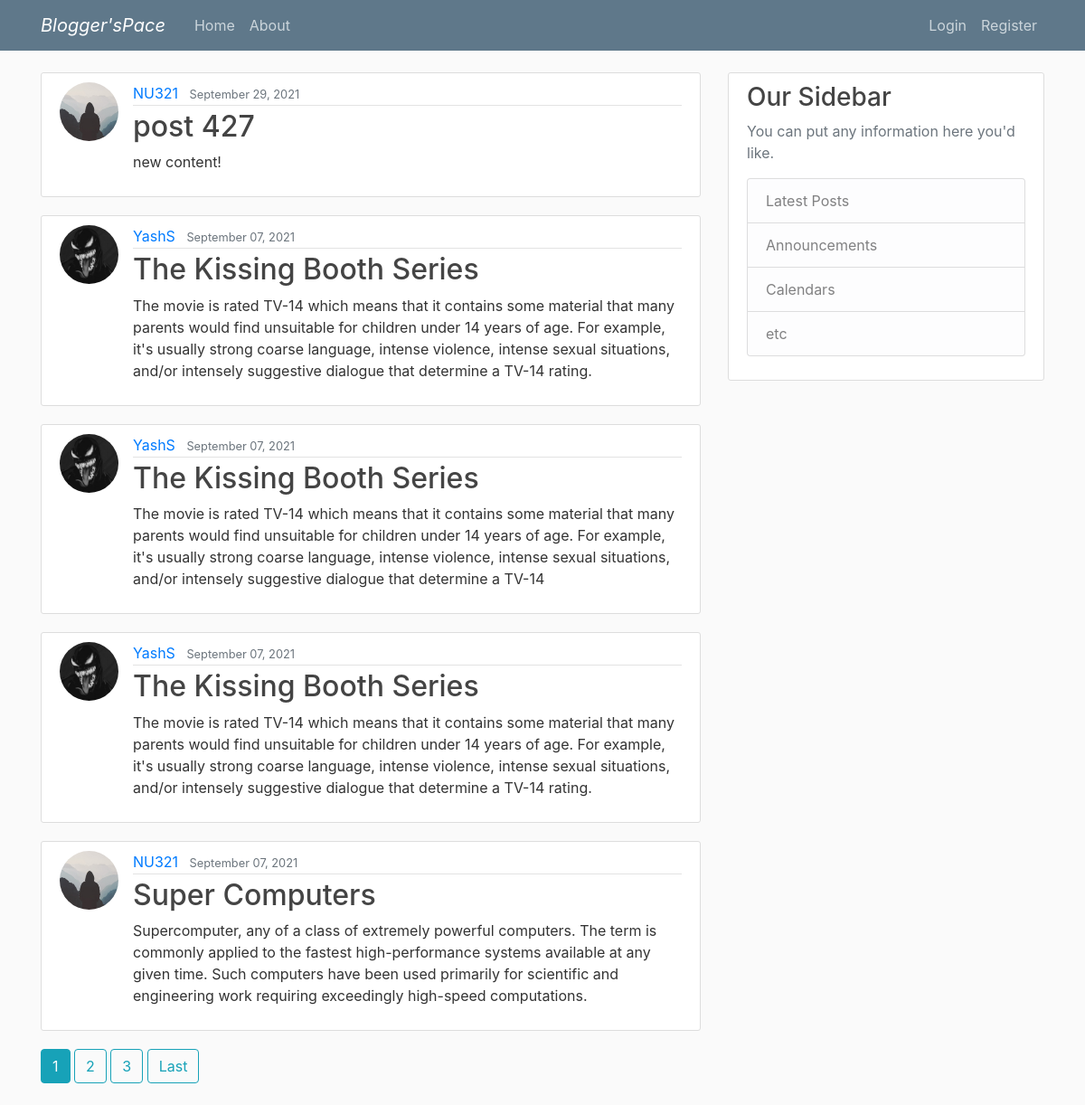
The page / on the database its author committed.
### blog/models.py (models this page shows, shortened)
class Post(models.Model):
	title = models.CharField(max_length = 100)
	content = models.TextField()
	date_posted = models.DateTimeField(default = timezone.now)
	author = models.ForeignKey(User, on_delete = models.CASCADE)

### users/models.py (models this page shows, shortened)
class Profile(models.Model):
    user = models.OneToOneField(User, on_delete=models.CASCADE)
    image = models.ImageField(default='default.jpg', upload_to='profile_pics')

### blog/views.py (the view)
# urls.py: path('', PostListView.as_view(), name='blog-home'),
class PostListView(ListView):
	model = Post
	template_name = 'blog/home.html'
	context_object_name = 'posts'
	ordering = ['-date_posted']
	paginate_by = 5

### blog/templates/blog/home.html (shortened to what this page needs)
{% extends "blog/base.html" %}
{% block content %}
	{% for post in posts %}
		<article class="media content-section">
			<img class="rounded-circle article-img" src="{{post.author.profile.image.url}}">
		  <div class="media-body">
		    <div class="article-metadata">
		      <a class="mr-2" href="{% url 'user-posts' post.author.username %}">{{ post.author }}</a>
		      <small class="text-muted">{{ post.date_posted|date:"F d, Y" }}</small>
		    </div>
		    <h2><a class="article-title" href="{% url 'post-detail' post.id %}">{{ post.title }}</a></h2>
		    <p class="article-content">{{ post.content }}</p>
		  </div>
		</article>
	{% endfor %}
	{% if is_paginated %}
		{% for num in page_obj.paginator.page_range %}
			{% if page_obj.number == num %}
				<a class="btn btn-info mb-4" href="?page={{num}}">{{num}}</a>
			{% elif num > page_obj.number|add:'-3' and num < page_obj.number|add:'3'%}
				<a class="btn btn-outline-info mb-4" href="?page={{num}}">{{num}}</a>
			{% endif %}
		{% endfor %}
		{% if page_obj.has_next %}
			<a class="btn btn-outline-info mb-4" href="?page = {{page_obj.paginator.num_pages}}">Last</a>
		{% endif %}
	{% endif %}
{% endblock content %}

### blog/templates/blog/base.html (shortened to what this page needs)
{% load static %}
<!DOCTYPE html>
<html>
<head>
    <link rel="stylesheet" href="https://maxcdn.bootstrapcdn.com/bootstrap/4.0.0/css/bootstrap.min.css">
    <link rel="stylesheet" type="text/css" href="{% static 'blog/main.css' %}">
</head>
<body>
	<header class="site-header">
	  <nav class="navbar navbar-expand-md navbar-dark bg-steel fixed-top">
	    <div class="container">
	      <a class="navbar-brand mr-4" href="{% url 'blog-home' %}"><i>Blogger'sPace</i></a>
	      <div class="collapse navbar-collapse" id="navbarToggle">
	        <div class="navbar-nav mr-auto">
	          <a class="nav-item nav-link" href="{% url 'blog-home' %}">Home</a>
	          <a class="nav-item nav-link" href="{% url 'blog-about' %}">About</a>
	        </div>
	        <div class="navbar-nav">
	        	{% if user.is_authenticated %}
	        		<a class="nav-item nav-link" href="{% url 'post-create' %}">New Post</a>
	        		<a class="nav-item nav-link" href="{% url 'profile' %}">Profile</a>
	        		<a class="nav-item nav-link" href="{% url 'logout' %}">Logout</a>
	        	{% else %}
		        	<a class="nav-item nav-link" href="{% url 'login' %}">Login</a>
		        	<a class="nav-item nav-link" href="{% url 'register' %}">Register</a>
		        {% endif %}
	        </div>
	      </div>
	    </div>
	  </nav>
	</header>
	<main role="main" class="container">
	  <div class="row">
	    <div class="col-md-8">
	    	{% block content %}{% endblock %}
	    </div>
	    <div class="col-md-4">
	      <div class="content-section">
	        <h3>Our Sidebar</h3>
	        <p class='text-muted'>You can put any information here you'd like.
	          <ul class="list-group">
	            <li class="list-group-item list-group-item-light">Latest Posts</li>
	            <li class="list-group-item list-group-item-light">Announcements</li>
	            <li class="list-group-item list-group-item-light">Calendars</li>
	            <li class="list-group-item list-group-item-light">etc</li>
	          </ul>
	        </p>
	      </div>
	    </div>
	  </div>
	</main>
</body>
</html>

### blog/static/blog/main.css (style rules this page uses)
body { background: #fafafa; color: #333333; margin-top: 5rem; }
h1, h2, h3, h4, h5, h6 { color: #444444; }
ul { margin: 0; }
.bg-steel { background-color: #5f788a; }
.site-header .navbar-nav .nav-link { color: #cbd5db; }
.content-section { background: #ffffff; padding: 10px 20px; border: 1px solid #dddddd; border-radius: 3px; margin-bottom: 20px; }
.article-title { color: #444444; }
.article-content { white-space: pre-line; }
.article-img { height: 65px; width: 65px; margin-right: 16px; }
.article-metadata { padding-bottom: 1px; margin-bottom: 4px; border-bottom: 1px solid #e3e3e3 }

### rows shown on the page
Post: author.profile.image (placeholder picture), author "NU321", date_posted "September 29, 2021", title "post 427", content "new content!"
Post: author.profile.image (picture), author "YashS", date_posted "September 07, 2021", title "The Kissing Booth Series", content "The movie is rated TV-14 which means that it contains some material that many parents would find unsuitable for children under 14 years of age. For example, it's usually strong coarse language, intense violence, intense sexual situations, and/or intensely suggestive dialogue that determine a TV-14 rating."
Post: author.profile.image (picture), author "YashS", date_posted "September 07, 2021", title "The Kissing Booth Series", content "The movie is rated TV-14 which means that it contains some material that many parents would find unsuitable for children under 14 years of age. For example, it's usually strong coarse language, intense violence, intense sexual situations, and/or intensely suggestive dialogue that determine a TV-14"
Post: author.profile.image (picture), author "YashS", date_posted "September 07, 2021", title "The Kissing Booth Series", content "The movie is rated TV-14 which means that it contains some material that many parents would find unsuitable for children under 14 years of age. For example, it's usually strong coarse language, intense violence, intense sexual situations, and/or intensely suggestive dialogue that determine a TV-14 rating."
Post: author.profile.image (placeholder picture), author "NU321", date_posted "September 07, 2021", title "Super Computers", content "Supercomputer, any of a class of extremely powerful computers. The term is commonly applied to the fastest high-performance systems available at any given time. Such computers have been used primarily for scientific and engineering work requiring exceedingly high-speed computations."

### other values the page prints
{{ num }} "1"
{{ num }} "2" "3"
